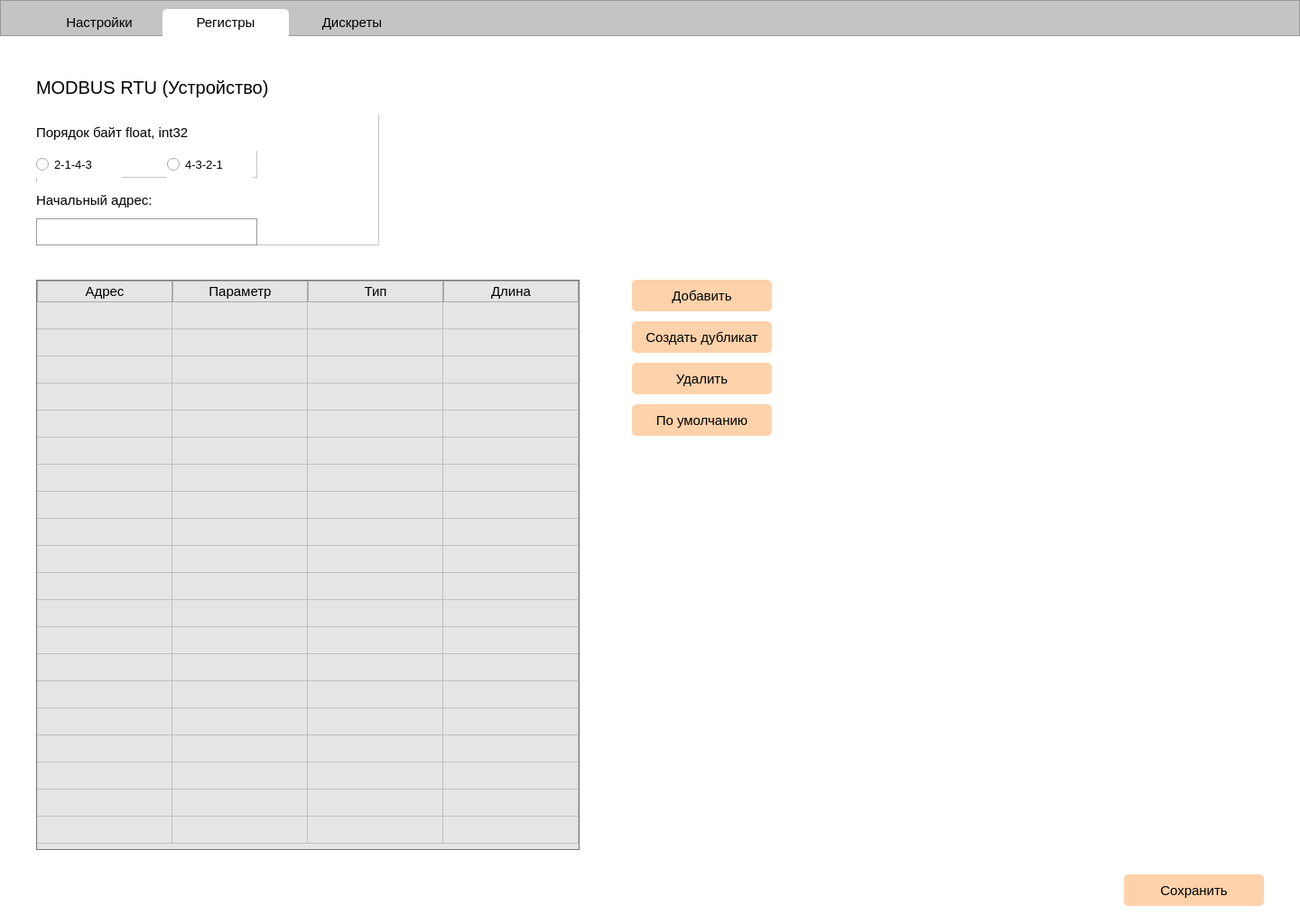
<?xml version="1.0" encoding="UTF-8"?>
<ui version="4.0">
 <class>Form</class>
 <widget class="QWidget" name="Form">
  <property name="geometry">
   <rect>
    <x>0</x>
    <y>0</y>
    <width>1440</width>
    <height>1024</height>
   </rect>
  </property>
  <property name="font">
   <font>
    <pointsize>8</pointsize>
   </font>
  </property>
  <property name="windowTitle">
   <string>Telemechanics</string>
  </property>
  <property name="styleSheet">
   <string notr="true">QWidget {
	background-color: white;
}</string>
  </property>
  <widget class="QFrame" name="frame_8">
   <property name="geometry">
    <rect>
     <x>0</x>
     <y>0</y>
     <width>1440</width>
     <height>40</height>
    </rect>
   </property>
   <property name="styleSheet">
    <string notr="true">QFrame { background-color: #c4c4c4; }</string>
   </property>
   <property name="frameShape">
    <enum>QFrame::StyledPanel</enum>
   </property>
   <property name="frameShadow">
    <enum>QFrame::Raised</enum>
   </property>
   <widget class="QPushButton" name="pushButton">
    <property name="geometry">
     <rect>
      <x>40</x>
      <y>10</y>
      <width>140</width>
      <height>30</height>
     </rect>
    </property>
    <property name="font">
     <font>
      <pointsize>11</pointsize>
     </font>
    </property>
    <property name="styleSheet">
     <string notr="true">QPushButton { border: none; border-top-left-radius: 5px; border-top-right-radius: 5px; background-color: transparent; }</string>
    </property>
    <property name="text">
     <string>Настройки</string>
    </property>
   </widget>
   <widget class="QPushButton" name="pushButton_2">
    <property name="geometry">
     <rect>
      <x>180</x>
      <y>10</y>
      <width>140</width>
      <height>30</height>
     </rect>
    </property>
    <property name="font">
     <font>
      <pointsize>11</pointsize>
     </font>
    </property>
    <property name="styleSheet">
     <string notr="true">QPushButton { border: none; border-top-left-radius: 5px; border-top-right-radius: 5px; }</string>
    </property>
    <property name="text">
     <string>Регистры</string>
    </property>
   </widget>
   <widget class="QPushButton" name="pushButton_8">
    <property name="geometry">
     <rect>
      <x>320</x>
      <y>10</y>
      <width>140</width>
      <height>30</height>
     </rect>
    </property>
    <property name="font">
     <font>
      <pointsize>11</pointsize>
     </font>
    </property>
    <property name="styleSheet">
     <string notr="true">QPushButton { border: none; border-top-left-radius: 5px; border-top-right-radius: 5px; background-color: transparent; }</string>
    </property>
    <property name="text">
     <string>Дискреты</string>
    </property>
   </widget>
  </widget>
  <widget class="QFrame" name="frame_9">
   <property name="geometry">
    <rect>
     <x>40</x>
     <y>67</y>
     <width>380</width>
     <height>205</height>
    </rect>
   </property>
   <property name="frameShape">
    <enum>QFrame::StyledPanel</enum>
   </property>
   <property name="frameShadow">
    <enum>QFrame::Raised</enum>
   </property>
   <widget class="QLabel" name="label_8">
    <property name="geometry">
     <rect>
      <x>0</x>
      <y>0</y>
      <width>380</width>
      <height>60</height>
     </rect>
    </property>
    <property name="font">
     <font>
      <pointsize>15</pointsize>
     </font>
    </property>
    <property name="text">
     <string>MODBUS RTU (Устройство)</string>
    </property>
   </widget>
   <widget class="QFrame" name="frame">
    <property name="geometry">
     <rect>
      <x>0</x>
      <y>60</y>
      <width>245</width>
      <height>70</height>
     </rect>
    </property>
    <property name="frameShape">
     <enum>QFrame::StyledPanel</enum>
    </property>
    <property name="frameShadow">
     <enum>QFrame::Raised</enum>
    </property>
    <widget class="QRadioButton" name="radioButton_2">
     <property name="geometry">
      <rect>
       <x>145</x>
       <y>40</y>
       <width>95</width>
       <height>30</height>
      </rect>
     </property>
     <property name="font">
      <font>
       <pointsize>10</pointsize>
      </font>
     </property>
     <property name="text">
      <string>4-3-2-1</string>
     </property>
    </widget>
    <widget class="QRadioButton" name="radioButton">
     <property name="geometry">
      <rect>
       <x>0</x>
       <y>40</y>
       <width>95</width>
       <height>30</height>
      </rect>
     </property>
     <property name="font">
      <font>
       <pointsize>10</pointsize>
      </font>
     </property>
     <property name="text">
      <string>2-1-4-3</string>
     </property>
    </widget>
    <widget class="QLabel" name="label">
     <property name="geometry">
      <rect>
       <x>0</x>
       <y>0</y>
       <width>245</width>
       <height>40</height>
      </rect>
     </property>
     <property name="font">
      <font>
       <pointsize>11</pointsize>
      </font>
     </property>
     <property name="text">
      <string>Порядок байт float, int32</string>
     </property>
    </widget>
   </widget>
   <widget class="QFrame" name="frame_16">
    <property name="geometry">
     <rect>
      <x>0</x>
      <y>135</y>
      <width>245</width>
      <height>70</height>
     </rect>
    </property>
    <property name="styleSheet">
     <string notr="true">QFrame { border: none; }</string>
    </property>
    <property name="frameShape">
     <enum>QFrame::StyledPanel</enum>
    </property>
    <property name="frameShadow">
     <enum>QFrame::Raised</enum>
    </property>
    <widget class="QLabel" name="label_15">
     <property name="geometry">
      <rect>
       <x>0</x>
       <y>0</y>
       <width>245</width>
       <height>40</height>
      </rect>
     </property>
     <property name="font">
      <font>
       <pointsize>11</pointsize>
      </font>
     </property>
     <property name="text">
      <string>Начальный адрес:</string>
     </property>
    </widget>
    <widget class="QLineEdit" name="lineEdit">
     <property name="geometry">
      <rect>
       <x>0</x>
       <y>40</y>
       <width>245</width>
       <height>30</height>
      </rect>
     </property>
     <property name="font">
      <font>
       <pointsize>10</pointsize>
      </font>
     </property>
     <property name="styleSheet">
      <string notr="true">QLineEdit { border: 1px solid #999; }</string>
     </property>
    </widget>
   </widget>
  </widget>
  <widget class="QPushButton" name="pushButton_3">
   <property name="geometry">
    <rect>
     <x>1245</x>
     <y>969</y>
     <width>155</width>
     <height>35</height>
    </rect>
   </property>
   <property name="font">
    <font>
     <pointsize>11</pointsize>
    </font>
   </property>
   <property name="styleSheet">
    <string notr="true">QPushButton { border-radius: 5px; background-color: #FED2AA; }</string>
   </property>
   <property name="text">
    <string>Сохранить</string>
   </property>
  </widget>
  <widget class="QTableWidget" name="tableWidget">
   <property name="geometry">
    <rect>
     <x>40</x>
     <y>310</y>
     <width>602</width>
     <height>632</height>
    </rect>
   </property>
   <property name="styleSheet">
    <string notr="true">QTableWidget { border: 1px solid #777; }
QTableWidget QHeaderView { border: none; }
QTableWidget, QTableWidget QHeaderView:section, QTableWidget QHeaderView {
	 background-color: #e5e5e5; 
}
QHeaderView::section { border: 1px solid #aaa; }</string>
   </property>
   <property name="textElideMode">
    <enum>Qt::ElideLeft</enum>
   </property>
   <property name="verticalScrollMode">
    <enum>QAbstractItemView::ScrollPerItem</enum>
   </property>
   <property name="showGrid">
    <bool>true</bool>
   </property>
   <property name="wordWrap">
    <bool>true</bool>
   </property>
   <property name="rowCount">
    <number>20</number>
   </property>
   <property name="columnCount">
    <number>4</number>
   </property>
   <attribute name="horizontalHeaderCascadingSectionResizes">
    <bool>false</bool>
   </attribute>
   <attribute name="horizontalHeaderDefaultSectionSize">
    <number>150</number>
   </attribute>
   <attribute name="horizontalHeaderHighlightSections">
    <bool>false</bool>
   </attribute>
   <attribute name="horizontalHeaderShowSortIndicator" stdset="0">
    <bool>false</bool>
   </attribute>
   <attribute name="horizontalHeaderStretchLastSection">
    <bool>false</bool>
   </attribute>
   <attribute name="verticalHeaderVisible">
    <bool>false</bool>
   </attribute>
   <row>
    <property name="text">
     <string>1</string>
    </property>
   </row>
   <row>
    <property name="text">
     <string>2</string>
    </property>
   </row>
   <row>
    <property name="text">
     <string>3</string>
    </property>
   </row>
   <row>
    <property name="text">
     <string>4</string>
    </property>
   </row>
   <row>
    <property name="text">
     <string>5</string>
    </property>
   </row>
   <row>
    <property name="text">
     <string>6</string>
    </property>
   </row>
   <row>
    <property name="text">
     <string>7</string>
    </property>
   </row>
   <row>
    <property name="text">
     <string>8</string>
    </property>
   </row>
   <row>
    <property name="text">
     <string>9</string>
    </property>
   </row>
   <row>
    <property name="text">
     <string>10</string>
    </property>
   </row>
   <row>
    <property name="text">
     <string>11</string>
    </property>
   </row>
   <row>
    <property name="text">
     <string>12</string>
    </property>
   </row>
   <row/>
   <row/>
   <row/>
   <row/>
   <row/>
   <row/>
   <row/>
   <row/>
   <column>
    <property name="text">
     <string>Адрес</string>
    </property>
    <property name="font">
     <font>
      <pointsize>11</pointsize>
     </font>
    </property>
   </column>
   <column>
    <property name="text">
     <string>Параметр</string>
    </property>
    <property name="font">
     <font>
      <pointsize>11</pointsize>
     </font>
    </property>
    <property name="background">
     <color alpha="0">
      <red>0</red>
      <green>0</green>
      <blue>0</blue>
     </color>
    </property>
   </column>
   <column>
    <property name="text">
     <string>Тип</string>
    </property>
    <property name="font">
     <font>
      <pointsize>11</pointsize>
     </font>
    </property>
    <property name="background">
     <color alpha="0">
      <red>0</red>
      <green>0</green>
      <blue>0</blue>
     </color>
    </property>
   </column>
   <column>
    <property name="text">
     <string>Длина</string>
    </property>
    <property name="font">
     <font>
      <pointsize>11</pointsize>
     </font>
    </property>
   </column>
  </widget>
  <widget class="QFrame" name="frame_3">
   <property name="geometry">
    <rect>
     <x>700</x>
     <y>310</y>
     <width>155</width>
     <height>181</height>
    </rect>
   </property>
   <property name="styleSheet">
    <string notr="true">QFrame { border: none; }</string>
   </property>
   <property name="frameShape">
    <enum>QFrame::StyledPanel</enum>
   </property>
   <property name="frameShadow">
    <enum>QFrame::Raised</enum>
   </property>
   <widget class="QPushButton" name="pushButton_4">
    <property name="geometry">
     <rect>
      <x>0</x>
      <y>0</y>
      <width>155</width>
      <height>35</height>
     </rect>
    </property>
    <property name="font">
     <font>
      <pointsize>11</pointsize>
     </font>
    </property>
    <property name="styleSheet">
     <string notr="true">QPushButton { border-radius: 5px; background-color: #FED2AA; }</string>
    </property>
    <property name="text">
     <string>Добавить</string>
    </property>
   </widget>
   <widget class="QPushButton" name="pushButton_7">
    <property name="geometry">
     <rect>
      <x>0</x>
      <y>92</y>
      <width>155</width>
      <height>35</height>
     </rect>
    </property>
    <property name="font">
     <font>
      <pointsize>11</pointsize>
     </font>
    </property>
    <property name="styleSheet">
     <string notr="true">QPushButton { border-radius: 5px; background-color: #FED2AA; }</string>
    </property>
    <property name="text">
     <string>Удалить</string>
    </property>
   </widget>
   <widget class="QPushButton" name="pushButton_5">
    <property name="geometry">
     <rect>
      <x>0</x>
      <y>46</y>
      <width>155</width>
      <height>35</height>
     </rect>
    </property>
    <property name="font">
     <font>
      <pointsize>11</pointsize>
     </font>
    </property>
    <property name="styleSheet">
     <string notr="true">QPushButton { border-radius: 5px; background-color: #FED2AA; }</string>
    </property>
    <property name="text">
     <string>Создать дубликат</string>
    </property>
   </widget>
   <widget class="QPushButton" name="pushButton_6">
    <property name="geometry">
     <rect>
      <x>0</x>
      <y>138</y>
      <width>155</width>
      <height>35</height>
     </rect>
    </property>
    <property name="font">
     <font>
      <pointsize>11</pointsize>
     </font>
    </property>
    <property name="styleSheet">
     <string notr="true">QPushButton { border-radius: 5px; background-color: #FED2AA; }</string>
    </property>
    <property name="text">
     <string>По умолчанию</string>
    </property>
   </widget>
  </widget>
 </widget>
 <resources/>
 <connections/>
</ui>
